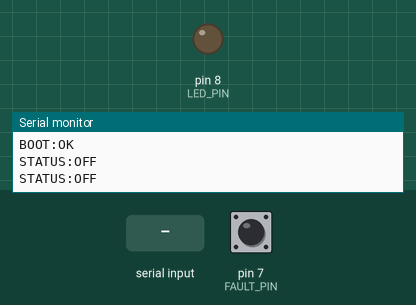
Simulated run of this sketch. Board: Arduino Uno, built with avr-gcc and run on an emulated ATmega328P. On the bench: output pins drawn as LEDs (lit = HIGH), the last lines printed to the serial monitor. The inputs (shaded band) are chosen by the test bench; at power-on: pin 7 (FAULT_PIN) HIGH.

Above: at 1.4 s.
1.5 s: "LIGHT_ON\n" received over Serial
At 2.5 s:
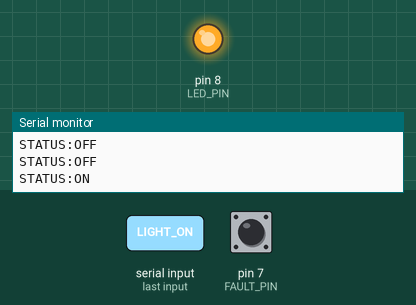
7.7 s: "LIGHT_OFF\n" received over Serial
At 9.5 s:
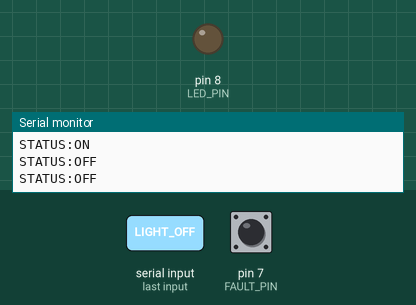
Timing chart, 0 to 10.7 s (numbered marks = the images above; inputs shaded):
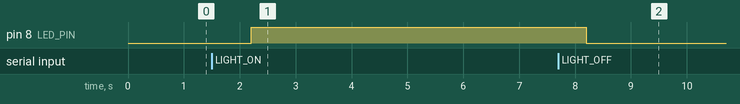

The sketch:

street_light_stage1.ino
```cpp
/*
  Smart Street Lighting system - stage 1 firmware
  Hardware: Arduino Uno R3

  Pin Map:
    Pin 8 -> LED (via 220 ohm resistor to GND)
    Pin 7 -> fault simulation (Jumper to GND = fault)

  Serial protocol (9600 baud)
    recieves: "LIGHTS_ON\n" | "LIGHT_OFF\n"
    sends:    "STATUS:ON\n" | "STATUS:OFF\n"  | "STATUS:FAULT\n"

  Fault Logic:
    LedState=true AND faultPin=LOW -> FAULT
    LedState=true AND faultPIN=HIGH -> ON
    LedState=false -> OFF
*/

const int LED_PIN = 8;
const int FAULT_PIN = 7;

bool ledState = false;

void setup()
{
  pinMode(LED_PIN, OUTPUT);
  pinMode(FAULT_PIN, INPUT_PULLUP); // HIGH = healthy, Low = fault
  Serial.begin(9600);
  delay(200);
  Serial.println("BOOT:OK"); // This lets the backend know that firmware is alive
}

void loop()
{
  // --- RECIEVE COMMANDS ---------------
  if (Serial.available())
  {
    String command = Serial.readStringUntil('\n');
    command.trim();

    if (command == "LIGHT_ON")
    {
      digitalWrite(LED_PIN, HIGH);
      ledState = true;
    }
    else if (command == "LIGHT_OFF")
    {
      digitalWrite(LED_PIN, LOW);
      ledState = false;
    }
    else if (command == "PING")
    {
      Serial.println("PONG"); // Health check from backend
    }
  }

  // --- READ FAULT STATE --------------
  int faultState = digitalRead(FAULT_PIN);

  // --- SEND STATUS -------------------
  if (ledState == true && faultState == LOW)
  {
    Serial.println("STATUS:FAULT");
  }
  else if (ledState == true)
  {
    Serial.println("STATUS:ON");
  }
  else
  {
    Serial.println("STATUS:OFF");
  }

  delay(1000); // report every 1 second
}
```

Measured:
- after the input at 1.5 s, pin 8 (LED_PIN): LOW → HIGH after 0.70 s
- after the input at 7.7 s, pin 8 (LED_PIN): HIGH → LOW after 0.50 s
